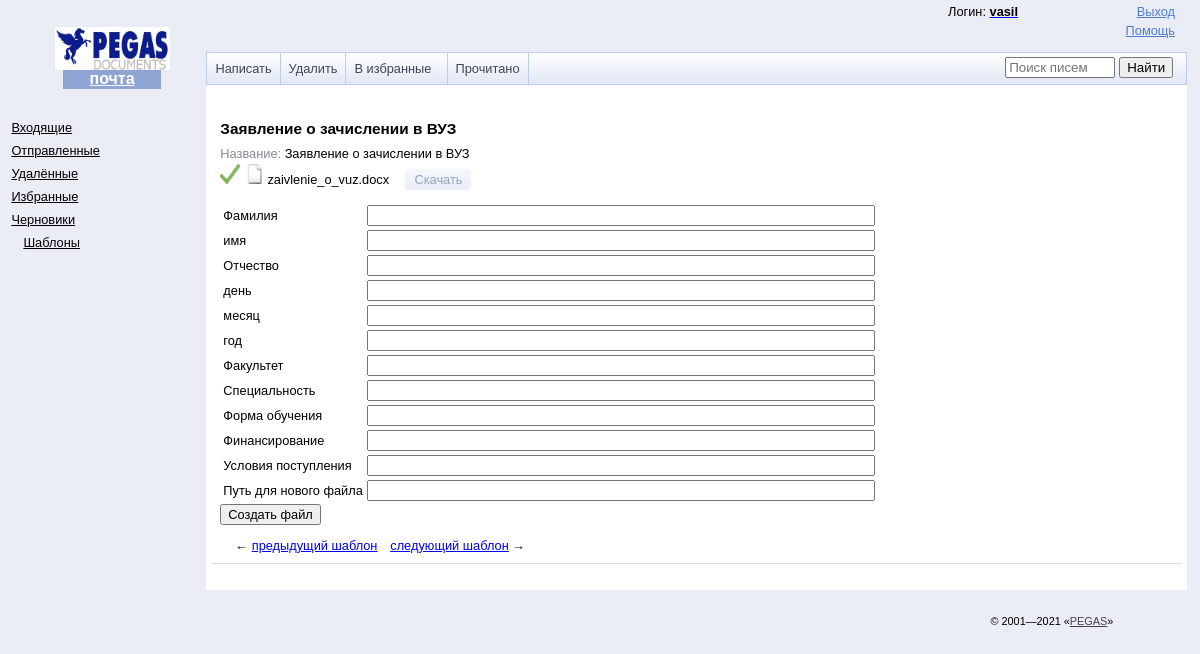
Page /mail/templates/4/ (signed in) on the committed database.
### mail/models.py (models this page shows, shortened)
class Templates(models.Model):
    title = models.CharField(max_length=300)
    file = models.FileField()
    tags = models.ManyToManyField(Tags, related_name="tags", default=None, blank=True)

class Tags(models.Model):
    tag = models.CharField(max_length=20)
    name_tag = models.CharField(max_length=50)

### mail/views.py (the view, shortened to what this page needs)
# urls.py: path("templates/<int:pk>/", TemplateView.as_view(), name='template_detail'),
class TemplateView(LoginRequiredMixin, View):
    login_url = "login"
    def get(self, request, pk):
        template = Templates.objects.filter(id=pk)
        template= template.first()
        file_name = template.file
        tags = template.tags.all()
        return render(request, 'mail/template_detail.html', context={'template': template,
                                                                     'tags': tags,
                                                                     'file':file_name})

### templates/mail/template_detail.html (shortened to what this page needs)
{%extends 'base.html'%}
{%load static%}
{%block content%}
        <div class="b-message" role="main" aria-label="Рабочая область">
            <div class="b-message-head">
                <form method="post" action="{%url 'create_file'%}" enctype="multipart/form-data">
                <div class="a">
                    <div class="b-message-head__top">
                        <div class="b-message-head__subject"><span class="b-message-head__subject-text">{{template.title}}</span>
                        </div><span class="b-message-head__field b-message-head__field_date"><em
                                class="b-message-head__field-name">Название:
                            </em> <span class="b-message-head__date" style="color:black;" name="a1">{{template.title}}</span></span>
                    </div>
                </div>
                <div class="b-message-attach js-attachments">
                        <div class="b-message-attach__i js-attachment">
                            <span class="b-message-attach__info" >
                                    <img alt="" src="/static/img/galochka.png" class="b-message-attach__info-icon" width="20" height="20">
                                    <img alt="" src="/static/img/b-mail-icon_file-general.gif" width="20" height="20" class="b-message-attach__info-icon">
                                    {{file}}
                            </span>
                            <span class="b-message-attach__actions">
                                <a href="/docx/{{file}}" class="b-message-attach__actions-link" download="">Скачать
                                </a>
                            </span>
                        </div>
                    </div>
                <table class="b-compose-head">
                    <tbody>
                        {% for tag in tags%}
                        <tr class="b-compose-head__field ">
                            <td class="b-compose-head__field__name">
                                <label class="b-form-label" for="id1166037212615">{{tag.name_tag}}</label></td>
                            <td class="b-compose-head__field__value">
                                <div class="b-form-input">
                                    <div class="b-form-input__box">
                                        <input type="text" style="width:500px" name="{{tag.tag}}" class="b-form-input__input" id="id_receiver">
                                    </div>
                                </div>
                            </td>
                        </tr>
                        {%endfor%}
                        <tr class="b-compose-head__field ">
                                <td class="b-compose-head__field__name">
                                    <label class="b-form-label" for="id1166037212615">Путь для нового файла</label></td>
                                <td class="b-compose-head__field__value">
                                    <div class="b-form-input">
                                        <div class="b-form-input__box">
                                            <input type="text" style="width:500px" name="path" class="b-form-input__input" id="id_receiver">
                                        </div>
                                    </div>
                                </td>
                            </tr>
                    </tbody>
                </table>
                    <input class="b-form-button b-compose__c" type="submit" name="templ_create" value="Создать файл">
                </form>
                <div class="b-message-pager"><span class="b-message-pager__active b-message-pager__left"><a
                            href="https://mail.yandex.ru/lite/message/174795960537318010/"
                            class="b-message-pager__prev"><i class="b-message-pager__arr">←&nbsp;</i><span
                                class="b-message-pager__prev_txt">предыдущий шаблон</span></a></span><span
                        class="b-message-pager__active"><a
                            href="https://mail.yandex.ru/lite/message/174795960537317997/"
                            class="b-message-pager__next"><span class="b-message-pager__next_txt">следующий
                                шаблон</span><i class="b-message-pager__arr">&nbsp;→</i></a></span></div>
            </div>
        </div>
{%endblock%}

### templates/base.html (shortened to what this page needs)
{%load static%}
<!DOCTYPE html
    PUBLIC "-//W3C//DTD XHTML 1.0 Transitional//EN" "http://www.w3.org/TR/xhtml1/DTD/xhtml1-transitional.dtd">
<html xmlns:mail="urn:yandex:mail">
<head>
    <link xmlns:fn="http://www.w3.org/2005/02/xpath-functions" type="text/css" rel="stylesheet"
        href="{% static 'css/_messages_lite.css'%}">
    <link xmlns:fn="http://www.w3.org/2005/02/xpath-functions" type="text/css" rel="stylesheet"
        href="{% static 'css/_message_lite.css'%}">
    <link type="text/css" rel="stylesheet" href="{%static 'css/add_user.css'%}">
</head>
<body>
    <div class="b-page">
        <div class="b-header">
            <div class="b-head-logo b-head-logo_lang_ru"><a class="b-head-logo__logo" href="https://yandex.ru/">
                <img alt="pegas" class="b-head-logo__image" src="{% static 'img/2.jpg'%}"></a><strong
                    class="b-head-name b-head-name_logo"><a action="mailbox.check"
                        href="https://mail.yandex.ru/lite/inbox"
                        class="b-head-name__link daria-action">почта</a></strong></div>
            <div class="b-header__right" role="navigation" aria-label="Настройки">
                <div class="b-head-user">
                    {% if user.is_authenticated %}
                    <div class="b-dropdown">
                        <ul class="b-dropdown__list" role="presentation">
                            <li class="b-dropdown__item b-dropdown__visible">
                                Логин:
                                <a class="b-dropdown__or" aria-label="ustin0we" href="#">
                                    <span class="b-pseudo-link" aria-hidden="true" role="presentation">
                                        <b class="b-user">
                                             {{user.username}}
                                        </b>
                                    </span>
                                </a>
                            </li>
                        </ul>
                    </div>
                    {%endif%}
                </div>
                <a href="{%url 'logout_personal'%}" class="b-header__link b-header__link_exit">Выход</a>
                <a href="https://yandex.ru/support/mail/" class="b-header__link b-header__link_help">Помощь</a>
            </div>
        </div>
        <div class="b-layout">
            <div class="b-layout__left">
                <div class="b-folders">
                    <div role="navigation" aria-label="Папки">
                        <span class="b-folders__folder {%if type_m == 'inbox'%}b-folders__folder_current{% endif %}">
                            <span class="b-folders__folder__name"><a class="b-folders__folder__link"
                                    href="{%url 'messages'%}?type=inbox"
                                    aria-label="Входящие, нет новых писем"><span aria-hidden="true"
                                        role="presentation">Входящие</span></a></span></span>
                        <span class="b-folders__folder {%if type_m == 'sent'%}b-folders__folder_current{% endif %}"> <span class="b-folders__folder__name"><a
                                class="b-folders__folder__link" href="{%url 'messages'%}?type=sent"
                                aria-label="Отправленные, нет новых писем"><span aria-hidden="true"
                                    role="presentation">Отправленные</span></a></span></span>
                        <span class="b-folders__folder {%if type_m == 'trash'%}b-folders__folder_current{% endif %}"> <span class="b-folders__folder__name"><a
                                    class="b-folders__folder__link" href="{%url 'messages'%}?type=trash"
                                    aria-label="Удалённые, нет новых писем"><span aria-hidden="true"
                                        role="presentation">Удалённые</span></a></span></span> <span
                            class="b-folders__folder {%if type_m == 'favourite'%}b-folders__folder_current{% endif %}"> <span class="b-folders__folder__name"><a
                                    class="b-folders__folder__link" href="{%url 'messages'%}?type=favourite"
                                    aria-label="Избранные, нет новых писем"><span aria-hidden="true"
                                        role="presentation">Избранные</span></a></span></span> <span
                            class="b-folders__folder {%if type_m == 'draft'%}b-folders__folder_current{% endif %}"> <span class="b-folders__folder__name"><a
                                    class="b-folders__folder__link" href="{%url 'messages'%}?type=draft"
                                    aria-label="Черновики, нет новых писем"><span aria-hidden="true"
                                        role="presentation">Черновики</span></a></span></span><span
                            class="b-folders__folder b-folders__folder_nesting1 {%if type_m == 'template'%}b-folders__folder_current{% endif %}"> <span
                                class="b-folders__folder__name"><a class="b-folders__folder__link"
                                    href="{%url 'messages'%}?type=template"
                                    aria-label="Шаблоны, нет новых писем"><span aria-hidden="true"
                                        role="presentation">Шаблоны</span></a></span></span> </div>
                </div>
            </div>
            <div class="b-layout__right">
                    <div class="b-toolbar b-toolbar_type_messages">
                        <div class="b-toolbar__i" role="navigation" aria-label="Действия с письмами">
                            <span class="b-toolbar__col">
                                <a class="b-toolbar__but" href="{%url 'compose'%}" name="" aria-label="Написать" role="button">
                                    <i class="b-toolbar__but__i">Написать</i>
                                </a>
                            </span>
                            <span class="b-toolbar__col">
                                <input name="delete" type="submit" value="Удалить" class="b-toolbar__but b-toolbar__but__i" aria-label="Удалить">
                            </span>
                            <span class="b-toolbar__col">
                                <input name="tofavourite" type="submit" value="В избранные  " class="b-toolbar__but b-toolbar__but__i" aria-label="В избранные">
                            </span>
                            <span class="b-toolbar__col">
                                <input name="mark" type="submit" value="Прочитано" class="b-toolbar__but b-toolbar__but__i" aria-label="Прочитано">
                            </span>
                        </div>
                        <div class="b-toolbar__search">
                            <div class="b-search" role="search" aria-label="Поиск">
                                <table>
                                    <tbody>
                                        <form class="form-inline search-form" action = "{% url 'messages' %}">
                                            <tr>
                                                <td class="l">
                                                    <input name="request" value="{{search_query}}" type="search" placeholder="Поиск писем">
                                                </td>
                                                <td class="r"><input type="submit" name="search" value="Найти" tabindex="0">
                                                </td>
                                            </tr>
                                        </form>
                                    </tbody>
                                </table>
                            </div>
                        </div>
                    </div>
                    <div class="b-direct-stripe" id="yandex_direct_D-I-92550-14">
                    </div>
                    {%block content%}
                    {%endblock%}
            </div>
        </div>
    </div>
    <div class="b-footer" role="contentinfo" aria-label="Подвал">
        <div class="b-footer__col b-footer__col_right">
            <div class="b-footer__block b-footer__block_copyright"><span class="b-footer__copyright">©&nbsp;2001—2021
                    «<a href="https://yandex.ru/" class="b-footer__link">PEGAS</a>»</span></div>
        </div>
    </div>
    </body>
</html>

### rows in the picture
Templates: title "Заявление о зачислении в ВУЗ", file "zaivlenie_o_vuz.docx"
Tags: name_tag "Фамилия"
Tags: name_tag "имя"
Tags: name_tag "Отчество"
Tags: name_tag "день"
Tags: name_tag "месяц"
Tags: name_tag "год"
Tags: name_tag "Факультет"
Tags: name_tag "Специальность"
Tags: name_tag "Форма обучения"
Tags: name_tag "Финансирование"
Tags: name_tag "Условия поступления"

### other values in the picture
{{ user.username }} "vasil"
